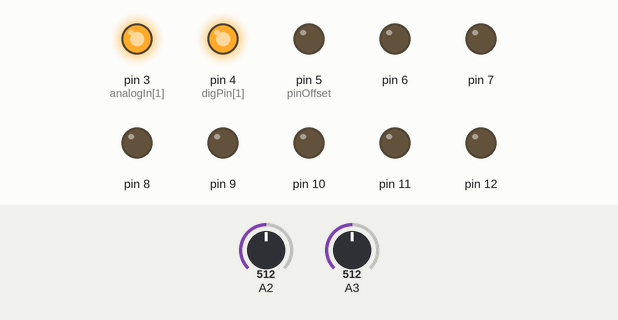
A sketch run on a simulated Arduino Nano, built with avr-gcc and run on an emulated ATmega328P. On the bench: output pins drawn as LEDs (lit = HIGH). The inputs (shaded band) are chosen by the test bench; at power-on: A2 = 512, A3 = 512.

Above: at 1.2 s.
1.3 s: A2 set to 213
2.8 s: A2 set to 187
At 4.0 s:
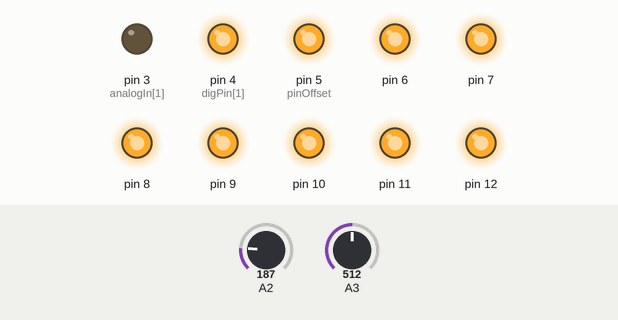
4.3 s: A3 set to 210
5.8 s: A3 set to 190
At 6.4 s:
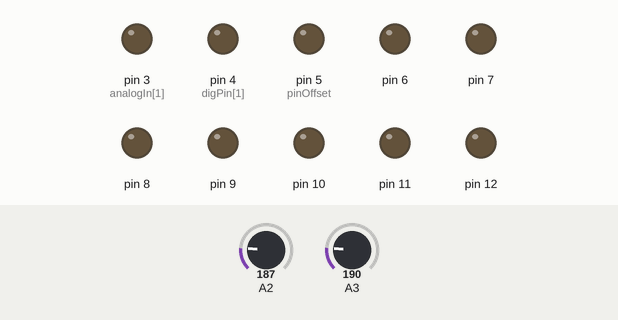
7.3 s: A3 set to 306
At 8.5 s:
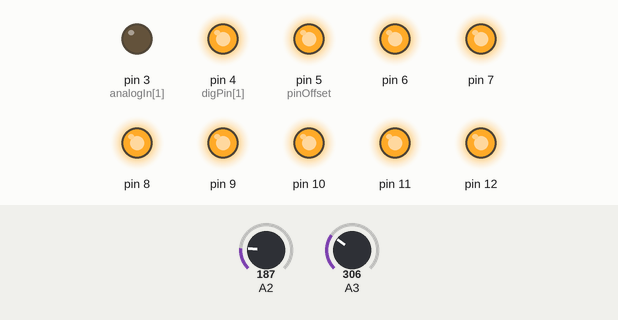
8.8 s: A3 set to 122
At 9.8 s:
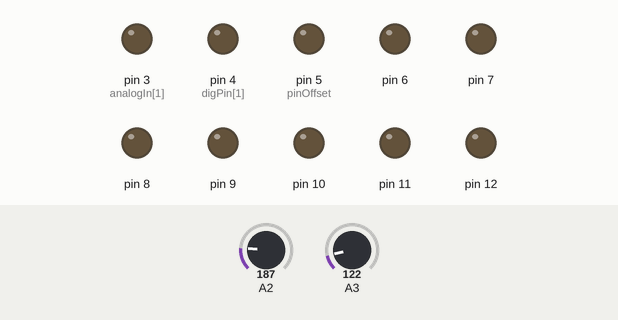
Timing chart, 0 to 11.3 s (numbered marks = the images above; inputs shaded):
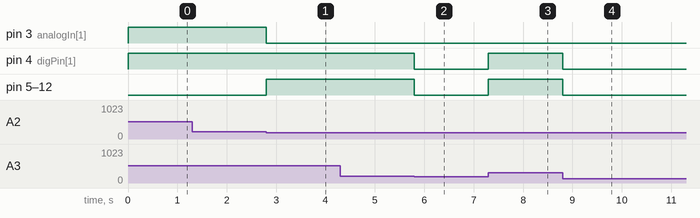

Measured:
- the behaviour switches between 201 and 200 on A2 (found by bisection; images 0 and 1)
- the behaviour switches between 201 and 200 on A3 (found by bisection; images 1 and 2)
- after the input at 1.3 s, every drawn part: stays the same
- after the input at 2.8 s, pin 3 (analogIn[1]): HIGH → LOW at once; pin 5 (pinOffset), pin 6–12: LOW → HIGH at once
- after the input at 4.3 s, every drawn part: stays the same
- after the input at 5.8 s, pin 4 (digPin[1]), pin 5 (pinOffset), pin 6–12: HIGH → LOW at once
- after the input at 7.3 s, pin 4 (digPin[1]), pin 5 (pinOffset), pin 6–12: LOW → HIGH at once
- after the input at 8.8 s, pin 4 (digPin[1]), pin 5 (pinOffset), pin 6–12: HIGH → LOW at once

The sketch:

AC17_LogicModule.ino
```cpp
// (licence header left out)
//  constants related to the Arduino Nano pin use
const int analogIn[2] = {2, 3};  // the analog inputs to measure
const int digPin[2] = {3, 4};    // the digital output pins
const int pinOffset = 5;         // the first DAC pin (from 5-12)

//  variables used to control the current DIO output states
int anaState[2] = {0, 0};      // the analog input reads
int digState[2] = {LOW, LOW};  // start with both set low

//  ==================== start of setup() ======================

void setup() {
  Serial.begin(9600);

  // set up the digital outputs
  for (int i=0; i<2; i++) {
    pinMode(digPin[i], OUTPUT);
    digitalWrite(digPin[i], LOW);
  }

  // set up the 8-bit DAC output pins
  for (int i=0; i<8; i++) {
    pinMode(pinOffset+i, OUTPUT);
    digitalWrite(pinOffset+i, LOW);
  }
}

//  ==================== start of loop() =======================

void loop()
{
  anaState[0] = analogRead(analogIn[0]) > 200;
  anaState[1] = analogRead(analogIn[1]) > 200;

  digitalWrite(digPin[0], (anaState[0] && anaState[1]));
  digitalWrite(digPin[1], (anaState[0] || anaState[1]));

  if (anaState[0] != anaState[1]) {
    dacOutput(255);
  } else {
    dacOutput(0);
  }
}

//  =================== convenience routines ===================

//  dacOutput(byte) - deal with the DAC output
//  -----------------------------------------
void dacOutput(byte v)
{
  PORTB = (PORTB & B11100000) | (v >> 3);
	PORTD = (PORTD & B00011111) | ((v & B00000111) << 5);
}

//  ===================== end of program =======================
```
